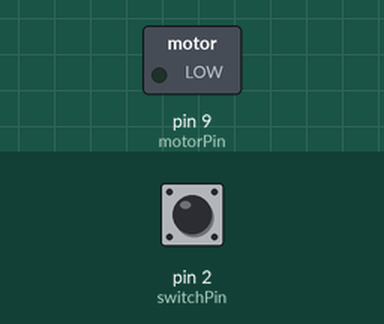
A sketch run on a simulated Arduino Uno, built with avr-gcc and run on an emulated ATmega328P. On the bench: switched loads named in the sketch (green lamp = pin HIGH). The inputs (shaded band) are chosen by the test bench; at power-on: pin 2 (switchPin) LOW.

Above: at 1.2 s.
1.3 s: pin 2 (switchPin) pulled HIGH for 1 s
At 1.8 s:
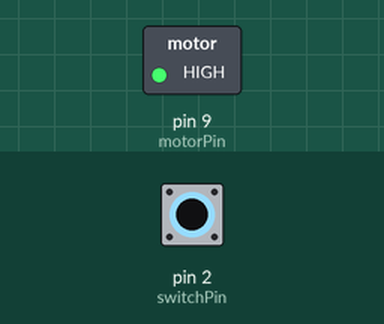
4.4 s: pin 2 (switchPin) pulled HIGH for 3.2 s
At 9.0 s:
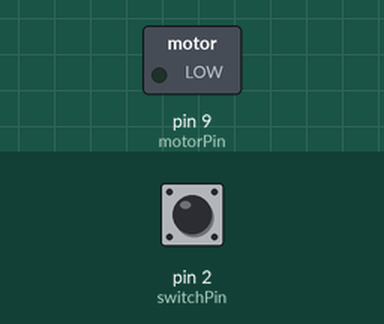
Timing chart, 0 to 10.5 s (numbered marks = the images above; inputs shaded):
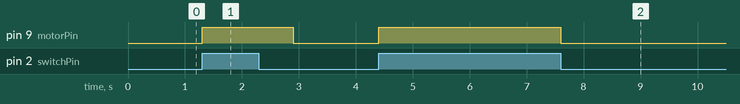

The sketch:

DCmotorConfig.ino
```cpp
const int switchPin = 2;
const int motorPin = 9;

int switchState = 0;

void setup() {
  pinMode(motorPin, OUTPUT);
  pinMode(switchPin, INPUT);
}

void loop() {
  switchState = digitalRead(switchPin);

  if(switchState == HIGH){
    analogWrite(motorPin, 255);
    delay(800);
    digitalWrite(motorPin, LOW);
  }
  else{
    digitalWrite(motorPin, LOW);
  }
}
```

Measured:
- after the input at 1.3 s, pin 9 (motorPin): LOW → HIGH at once, → LOW 1.6 s later
- after the input at 4.4 s, pin 9 (motorPin): LOW → HIGH at once, → LOW 3.2 s later
